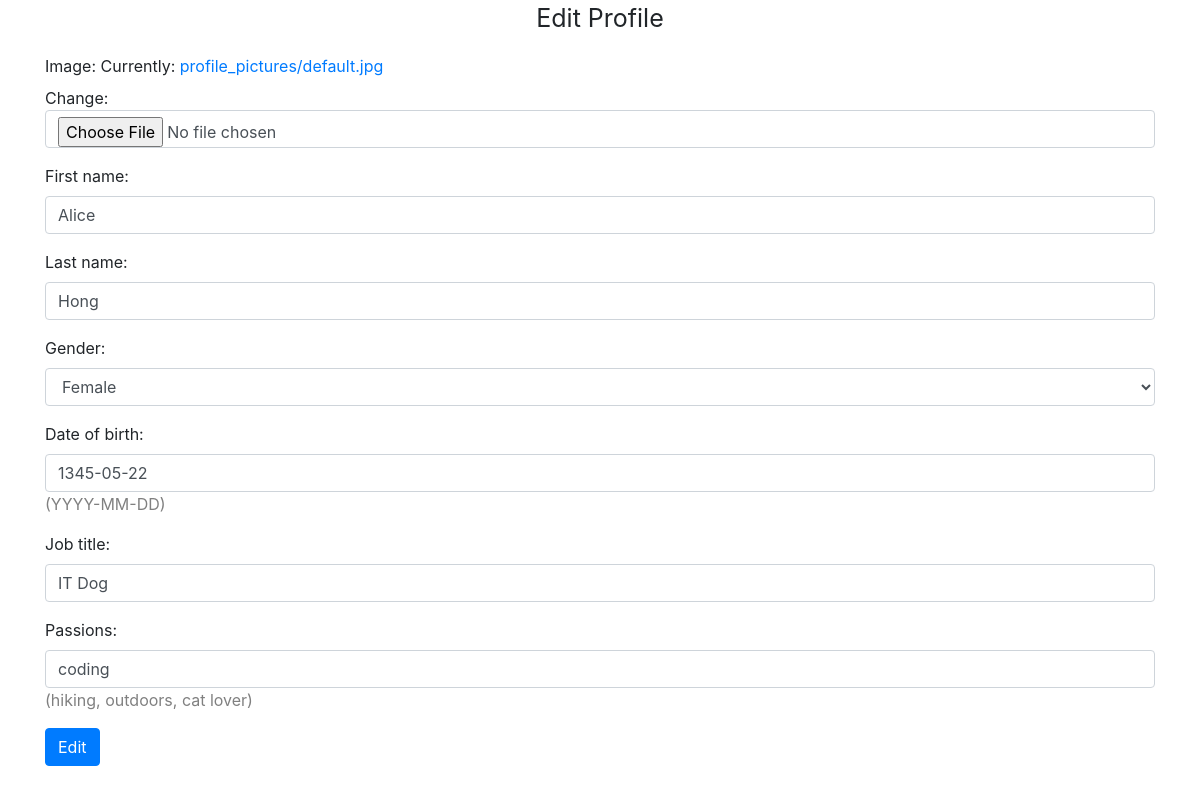
Screenshot of /account/profile_update/ (signed in) with the database file from the repository.
### account/models.py (models this page shows, shortened)
class Profile(models.Model):
    GENDER_CHOICES = (
        ('M', 'Male'),
        ('F', 'Female'),
        ('U', 'Uncertain')
    )
    user = models.OneToOneField(settings.AUTH_USER_MODEL, on_delete=models.CASCADE)
    image = models.ImageField(default='profile_pictures/default.jpg', upload_to='profile_pictures')
    first_name = models.CharField(default=None, null=True, max_length=64)
    last_name = models.CharField(default=None, null=True, max_length=64)
    gender = models.CharField(default=None, null=True, max_length=1, choices=GENDER_CHOICES)
    date_of_birth = models.DateField(default=None, null=True, help_text='YYYY-MM-DD')
    job_title = models.CharField(default=None, null=True, max_length=128)
    passions = models.CharField(default=None, null=True, max_length=256, help_text='hiking, outdoors, cat lover')

### account/views.py (the view)
# urls.py: path('profile_update/', account.views.profile_update, name='profile_update'),
@login_required
def profile_update(request):
    if request.method == 'POST':
        form = ProfileUpdateForm(request.POST, request.FILES, instance=request.user.profile)
        if form.is_valid():
            form.save()
            return redirect('profile')
    else:
        form = ProfileUpdateForm(instance=request.user.profile)
    context = {}
    context['profile_update_form'] = form
    return render(request, 'profile_update.html', context)

### account/forms.py
class ProfileUpdateForm(forms.ModelForm):
    class Meta:
        model = Profile
        fields = ('image', 'first_name', 'last_name', 'gender', 'date_of_birth', 'job_title', 'passions')
    def __init__(self, *args, **kwargs):
        super(ProfileUpdateForm, self).__init__(*args, **kwargs)
        for field_name, field in self.fields.items():
            field.widget.attrs['class'] = 'form-control'

### account/templates/profile_update.html (shortened to what this page needs)
{% extends 'base.html' %}
{% block content %}
<div class="container">
    <p class="text-center header">Edit Profile</p>
    <form method="post" enctype="multipart/form-data">
        {% for field in profile_update_form %}
            <div class="form-group">
                {{field.label_tag}}
                {{field}}
                {% if field.help_text %}
                    <div style="color: grey;">({{field.help_text}})</div>
                {% endif %}
            </div>
        {% endfor %}
        <button type="submit" class="btn btn-primary">Edit</button>
    </form>
</div>
{% endblock content %}

### rows the page displays
Profile: profile_update_form "Alice" "Hong" "Female" "1345-05-22" "IT Dog" "coding"

### other values shown
{{ field.label_tag }} "Image:" "First name:" "Last name:" "Gender:" "Date of birth:" "Job title:" "Passions:"
{{ field.help_text }} "YYYY-MM-DD" "hiking, outdoors, cat lover"
